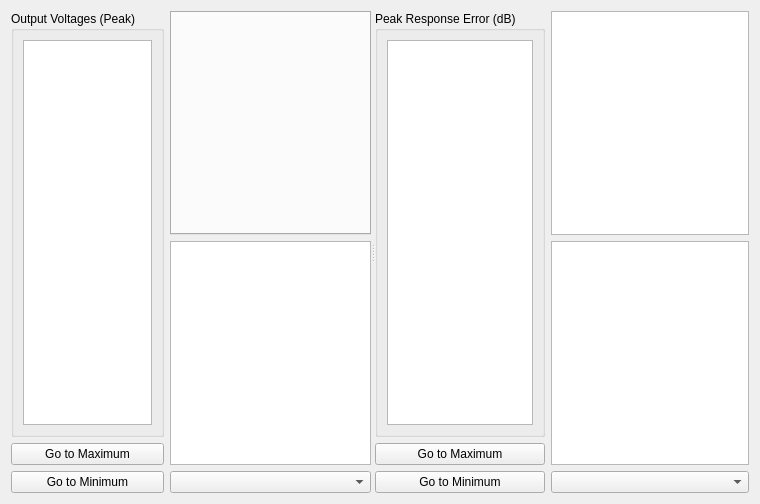
<?xml version="1.0" encoding="UTF-8"?>
<ui version="4.0">
 <class>Form</class>
 <widget class="QWidget" name="Form">
  <property name="geometry">
   <rect>
    <x>0</x>
    <y>0</y>
    <width>760</width>
    <height>504</height>
   </rect>
  </property>
  <property name="windowTitle">
   <string>Form</string>
  </property>
  <layout class="QHBoxLayout" name="horizontalLayout">
   <item>
    <widget class="QSplitter" name="splitter">
     <property name="orientation">
      <enum>Qt::Horizontal</enum>
     </property>
     <widget class="QWidget" name="horizontalLayoutWidget">
      <layout class="QHBoxLayout" name="excitation_layout">
       <item>
        <layout class="QVBoxLayout" name="excitation_voltage_layout">
         <item>
          <widget class="QGroupBox" name="excitation_voltage_groupbox">
           <property name="title">
            <string>Output Voltages (Peak)</string>
           </property>
           <layout class="QVBoxLayout" name="verticalLayout_70">
            <item>
             <widget class="QListWidget" name="excitation_voltage_list">
              <property name="sizePolicy">
               <sizepolicy hsizetype="Minimum" vsizetype="Minimum">
                <horstretch>0</horstretch>
                <verstretch>0</verstretch>
               </sizepolicy>
              </property>
              <property name="minimumSize">
               <size>
                <width>0</width>
                <height>0</height>
               </size>
              </property>
              <property name="toolTip">
               <string>RMS Voltage predicted for each excitation channel</string>
              </property>
              <property name="sizeAdjustPolicy">
               <enum>QAbstractScrollArea::AdjustToContents</enum>
              </property>
             </widget>
            </item>
           </layout>
          </widget>
         </item>
         <item>
          <widget class="QPushButton" name="maximum_voltage_button">
           <property name="toolTip">
            <string>Shows the excitation channel with the largest voltage</string>
           </property>
           <property name="text">
            <string>Go to Maximum</string>
           </property>
          </widget>
         </item>
         <item>
          <widget class="QPushButton" name="minimum_voltage_button">
           <property name="toolTip">
            <string>Shows the excitation channel with the smallest voltage</string>
           </property>
           <property name="text">
            <string>Go to Minimum</string>
           </property>
          </widget>
         </item>
        </layout>
       </item>
       <item>
        <layout class="QVBoxLayout" name="excitation_plot_layout">
         <item>
          <widget class="QTabWidget" name="sds_tab_widget">
           <property name="currentIndex">
            <number>-1</number>
           </property>
          </widget>
         </item>
         <item>
          <widget class="PlotWidget" name="excitation_display_plot">
           <property name="sizePolicy">
            <sizepolicy hsizetype="Expanding" vsizetype="Expanding">
             <horstretch>1</horstretch>
             <verstretch>0</verstretch>
            </sizepolicy>
           </property>
          </widget>
         </item>
         <item>
          <widget class="QComboBox" name="excitation_selector">
           <property name="toolTip">
            <string>Select the column of the excitation CPSD matrix to visualize</string>
           </property>
          </widget>
         </item>
        </layout>
       </item>
      </layout>
     </widget>
     <widget class="QWidget" name="horizontalLayoutWidget_2">
      <layout class="QHBoxLayout" name="response_layout">
       <item>
        <layout class="QVBoxLayout" name="response_error_layout">
         <item>
          <widget class="QGroupBox" name="response_error_groupbox">
           <property name="title">
            <string>Peak Response Error (dB)</string>
           </property>
           <layout class="QVBoxLayout" name="verticalLayout_71">
            <item>
             <widget class="QListWidget" name="response_error_list">
              <property name="sizePolicy">
               <sizepolicy hsizetype="Minimum" vsizetype="Minimum">
                <horstretch>0</horstretch>
                <verstretch>0</verstretch>
               </sizepolicy>
              </property>
              <property name="toolTip">
               <string>RMS dB error predicted at each control channel</string>
              </property>
              <property name="sizeAdjustPolicy">
               <enum>QAbstractScrollArea::AdjustToContents</enum>
              </property>
             </widget>
            </item>
           </layout>
          </widget>
         </item>
         <item>
          <widget class="QPushButton" name="maximum_error_button">
           <property name="toolTip">
            <string>Show the control channel prediction with the largest predicted error</string>
           </property>
           <property name="text">
            <string>Go to Maximum</string>
           </property>
          </widget>
         </item>
         <item>
          <widget class="QPushButton" name="minimum_error_button">
           <property name="toolTip">
            <string>Show the control channel prediction with the smallest predicted error</string>
           </property>
           <property name="text">
            <string>Go to Minimum</string>
           </property>
          </widget>
         </item>
        </layout>
       </item>
       <item>
        <layout class="QVBoxLayout" name="response_plot_layout">
         <item>
          <widget class="PlotWidget" name="response_srs_plot">
           <property name="sizePolicy">
            <sizepolicy hsizetype="Expanding" vsizetype="Expanding">
             <horstretch>1</horstretch>
             <verstretch>0</verstretch>
            </sizepolicy>
           </property>
          </widget>
         </item>
         <item>
          <widget class="PlotWidget" name="response_display_plot">
           <property name="sizePolicy">
            <sizepolicy hsizetype="Expanding" vsizetype="Expanding">
             <horstretch>1</horstretch>
             <verstretch>0</verstretch>
            </sizepolicy>
           </property>
          </widget>
         </item>
         <item>
          <widget class="QComboBox" name="response_selector">
           <property name="toolTip">
            <string>Select the row of the response CPSD matrix to visualize</string>
           </property>
          </widget>
         </item>
        </layout>
       </item>
      </layout>
     </widget>
    </widget>
   </item>
  </layout>
 </widget>
 <customwidgets>
  <customwidget>
   <class>PlotWidget</class>
   <extends>QGraphicsView</extends>
   <header location="global">pyqtgraph</header>
  </customwidget>
 </customwidgets>
 <resources/>
 <connections/>
</ui>
